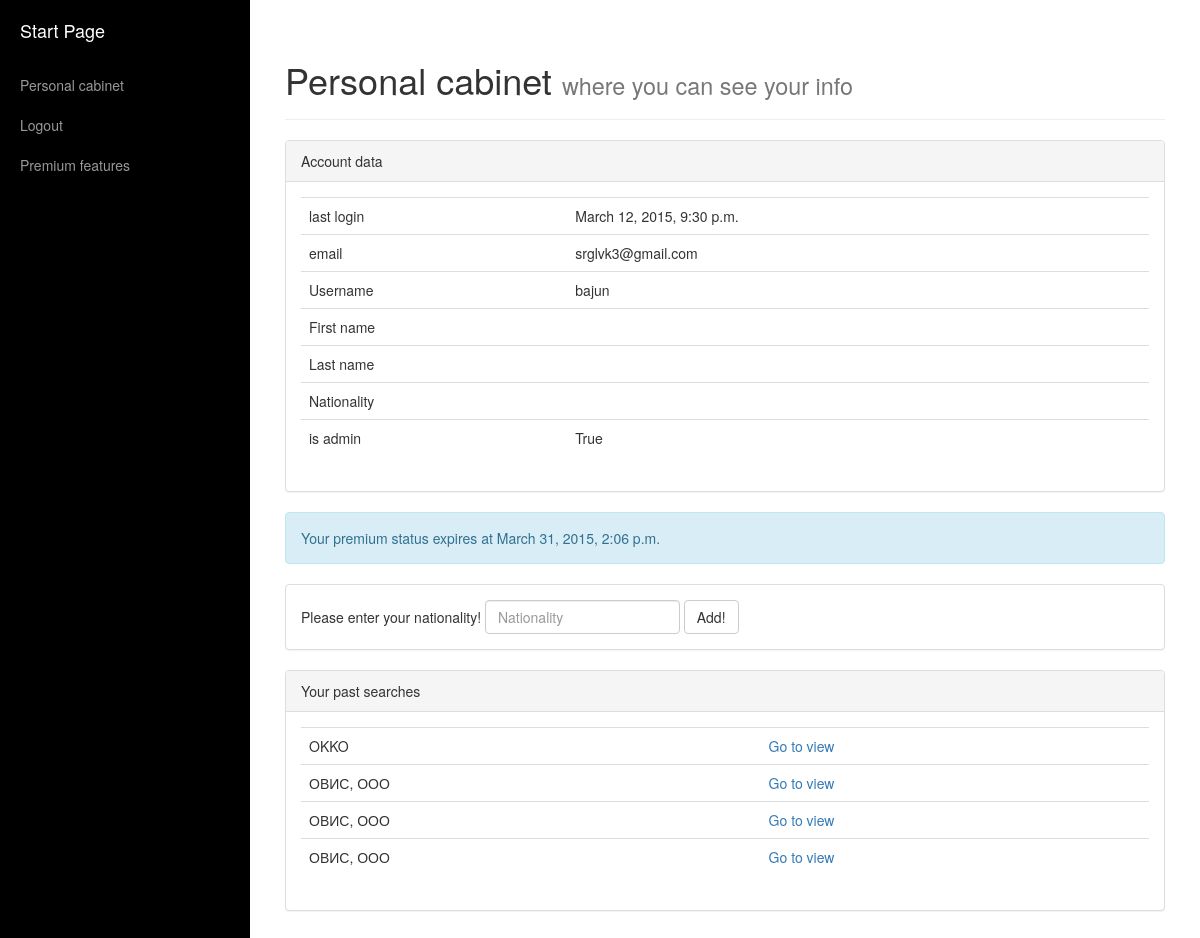
The app's page /cabinet/ (signed in), older data.
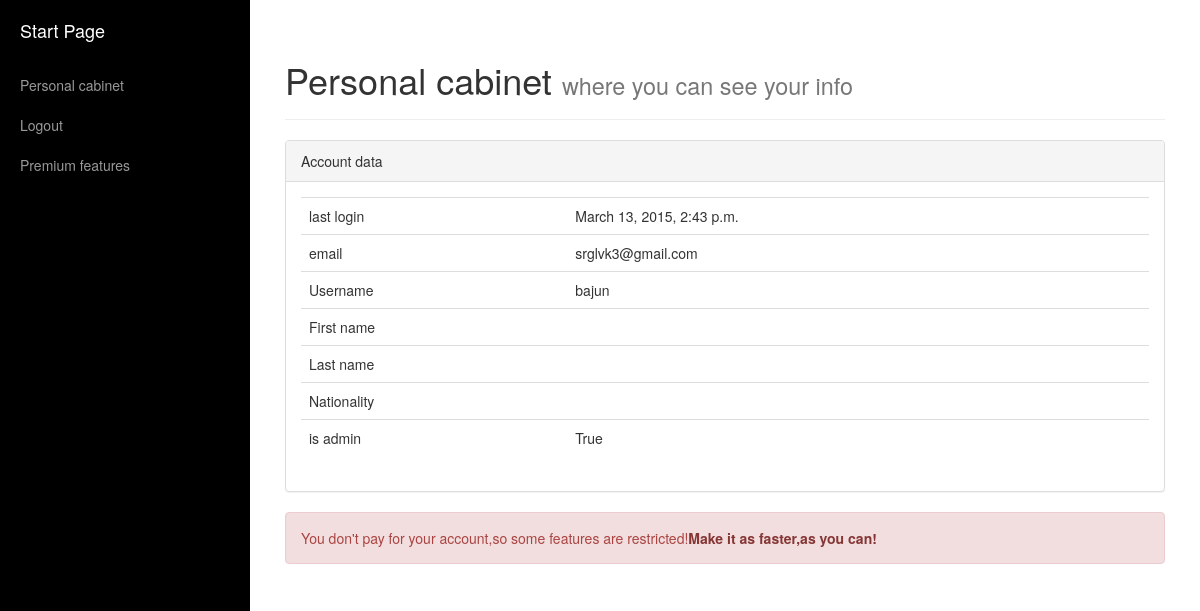
The same page, newer data.
### searchsystem/models.py (models this page shows, shortened)
class Account(AbstractBaseUser):
    email = models.EmailField(unique=True)
    username = models.CharField("Username", max_length=40, unique=True)
    first_name = models.CharField("First name", max_length=40, blank=True)
    last_name = models.CharField("Last name", max_length=40, blank=True)
    is_premium = models.BooleanField(default=False)
    premium_expires = models.DateTimeField(null=True)
    nationality = models.CharField("Nationality",max_length=40,blank=True)
    is_admin = models.BooleanField(default=False)
    objects = AccountManager()
    USERNAME_FIELD = 'email'
    REQUIRED_FIELDS = ['username', ]
    def __str__(self):
        return self.email

class Place(models.Model):
    author = models.ManyToManyField(Account, through="UserAdd")
    adress = models.TextField()
    id_google = models.CharField(max_length=255)
    place_category = models.ManyToManyField(Category, through="CategoryPlace")
    title = models.CharField(max_length=255)
    created_at = models.DateTimeField(auto_now_add=True)
    updated_at = models.DateTimeField(auto_now=True)

### searchsystem/views.py (the view, shortened to what this page needs)
# urls.py: url(r'^cabinet/$', 'searchsystem.views.cabinet'),
@csrf_exempt
def cabinet(request):
    context = RequestContext(request)
    activate_date = datetime.date.today()
    result_places = list()
    account = Account.objects.get(email=request.user)
    if 'nationality' in request.POST:
        account.nationality = request.POST['nationality']
        account.save(update_fields=['nationality'])
    fields = account._meta.local_fields
    field_names = [[field.name, field.verbose_name, getattr(account, field.name)] for field in fields if(field.name not in('is_premium', 'updated_at', 'password', 'id', 'premium_expires'))]
    premium_data = [getattr(account, 'is_premium'), getattr(account, 'premium_expires')]
    if getattr(account, 'is_premium') is True:
        result = UserAdd.objects.filter(user_id=request.user)
        result_places = [[r.place_id.title, r.place_id.id_google] for r in result]
    nationality = getattr(account, 'nationality')
    return render_to_response('cabinet/index.html', {'data': field_names, 'premium_data': premium_data, 'searches': result_places,'nationality': nationality}, context)

### searchsystem/templates/cabinet/index.html (shortened to what this page needs)
{% extends "home.html" %}
{% block content %}
	<div class="page-header">
	  <h1>Personal cabinet <small>where you can see your info</small></h1>
	</div>
	<div class="panel panel-default">
	  <div class="panel-heading">Account data</div>
	  <div class="panel-body">
		<table class="table">
			{% for obj in data %}
				<tr><td>{{obj.1}}</td><td>{{obj.2}}</td></tr>
			{% endfor %}
		</table>
	  </div>
	</div>
	{% if premium_data.0 == True %}
	<div class="alert alert-info" role="alert">
		<p>Your premium status expires at {{premium_data.1}}</p>
	</div>
        {% if nationality == '' %}
            <div class="panel panel-default">
              <div class="panel-body">
                <form class="form-inline" method="post" action="/cabinet/">
                    <div class="form-group">
                    <p class="form-control-static">Please enter your nationality!</p>
                    </div>
                    <div class="form-group">
                        <input type="text" class="form-control" id="inputNat" name="nationality" placeholder="Nationality">
                    </div>
                    <button type="submit" class="btn btn-default">Add!</button>
                </form>
              </div>
            </div>
        {% endif %}
	<div class="panel panel-default">
		<div class="panel-heading">Your past searches</div>
		<div class="panel-body">
			<table class="table">
				{% for obj in searches %}
					<tr><td>{{obj.0}}</td><td><a href="/view/{{obj.1}}">Go to view</a></td></tr>
				{% endfor %}
			</table>
		</div>
	</div>
	{% else %}
		<div class="alert alert-danger" role="alert">You don't pay for your account,so some features are restricted!<a href="/pay" class="alert-link">Make it as faster,as you can!</a></div>
	{% endif %}
{% endblock %}

### searchsystem/templates/home.html (shortened to what this page needs)
<!DOCTYPE html>
<html lang="en">
<head>
	{% load staticfiles %}
	<link href="{% static 'css/bootstrap.min.css'%}" rel="stylesheet">
    <link href="{% static 'css/simple-sidebar.css'%}" rel="stylesheet">
</head>
<body>
    <div id="wrapper">
        <div id="sidebar-wrapper">
			{% block sidebar %}
            <ul class="sidebar-nav">
                <li class="sidebar-brand">
                    <a href="/">
                        Start Page
                    </a>
                </li>
				{% if user.is_authenticated %}
				<li>
                    <a href="/cabinet/">Personal cabinet</a>
                </li>
				<li>
                    <a href="/logout/">Logout</a>
                </li>
                <li>
                    <a href="/premium/">Premium features</a>
                </li>
				{% endif %}
            </ul>
			{% endblock %}
        </div>
		<div id="page-content-wrapper">
            <div class="container-fluid">
                <div class="row">
                    <div class="col-lg-12">
						{% block content %}{% endblock %}
					</div>
                </div>
            </div>
        </div>
    </div>
</body>
</html>

### static/css/simple-sidebar.css (style rules this page uses)
#wrapper { padding-left: 0; -webkit-transition: all 0.5s ease; -moz-transition: all 0.5s ease; -o-transition: all 0.5s ease; transition: all 0.5s ease; }
#sidebar-wrapper { z-index: 1000; position: fixed; left: 250px; width: 0; height: 100%; margin-left: -250px; overflow-y: auto; background: #000; -webkit-transition: all 0.5s ease; -moz-transition: all 0.5s ease; -o-transition: all 0.5s ease; transition: all 0.5s ease; }
#page-content-wrapper { width: 100%; position: absolute; padding: 15px; }
.sidebar-nav { position: absolute; top: 0; width: 250px; margin: 0; padding: 0; list-style: none; }
.sidebar-nav li { text-indent: 20px; line-height: 40px; }
.sidebar-nav li a { display: block; text-decoration: none; color: #999999; }
.sidebar-nav > .sidebar-brand { height: 65px; font-size: 18px; line-height: 60px; }
.sidebar-nav > .sidebar-brand a { color: #999999; }
@media (min-width:768px) { #wrapper { padding-left: 250px; } }
@media (min-width:768px) { #sidebar-wrapper { width: 250px; } }
@media (min-width:768px) { #page-content-wrapper { padding: 20px; position: relative; } }

Row changes from the older to the newer data that the page shows:
removed Place: title "OKKO"
removed Place: title "ОВИС, ООО" "ОВИС, ООО" "ОВИС, ООО"
changed Account "srglvk3@gmail.com": premium_expires "March 31, 2015, 2:06 p.m." → (not shown)
Text that changed along with them:
new list line: "last login"
new list line: "March 13, 2015, 2:43 p.m."
text no longer shown: "Your premium status expires at Please enter your nationality! Add! Your past searches"
text now shown: "You don't pay for your account,so some features are restricted! Make it as faster,as you can!"
list line gone: "last login"
list line gone: "March 12, 2015, 9:30 p.m."
list line gone: "Go to view"
